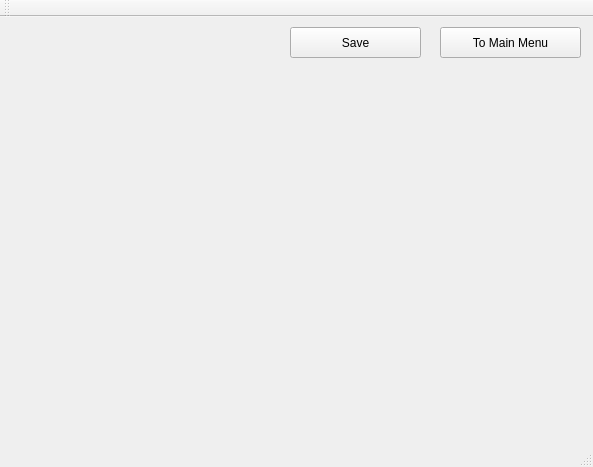
<?xml version="1.0" encoding="UTF-8"?>
<ui version="4.0">
 <class>MainWindow</class>
 <widget class="QMainWindow" name="MainWindow">
  <property name="geometry">
   <rect>
    <x>0</x>
    <y>0</y>
    <width>593</width>
    <height>467</height>
   </rect>
  </property>
  <property name="windowTitle">
   <string>MainWindow</string>
  </property>
  <widget class="QWidget" name="centralWidget">
   <widget class="QWidget" name="verticalLayoutWidget">
    <property name="geometry">
     <rect>
      <x>10</x>
      <y>50</y>
      <width>571</width>
      <height>341</height>
     </rect>
    </property>
    <layout class="QVBoxLayout" name="widgetsVerticalLayout">
     <property name="leftMargin">
      <number>0</number>
     </property>
    </layout>
   </widget>
   <widget class="QPushButton" name="toMainMenuButton">
    <property name="geometry">
     <rect>
      <x>440</x>
      <y>10</y>
      <width>141</width>
      <height>31</height>
     </rect>
    </property>
    <property name="text">
     <string>To Main Menu</string>
    </property>
   </widget>
   <widget class="QPushButton" name="saveButton">
    <property name="geometry">
     <rect>
      <x>290</x>
      <y>10</y>
      <width>131</width>
      <height>31</height>
     </rect>
    </property>
    <property name="text">
     <string>Save</string>
    </property>
   </widget>
  </widget>
  <widget class="QMenuBar" name="menuBar">
   <property name="geometry">
    <rect>
     <x>0</x>
     <y>0</y>
     <width>593</width>
     <height>20</height>
    </rect>
   </property>
  </widget>
  <widget class="QToolBar" name="mainToolBar">
   <attribute name="toolBarArea">
    <enum>TopToolBarArea</enum>
   </attribute>
   <attribute name="toolBarBreak">
    <bool>false</bool>
   </attribute>
  </widget>
  <widget class="QStatusBar" name="statusBar"/>
 </widget>
 <layoutdefault spacing="6" margin="11"/>
 <resources/>
 <connections/>
</ui>
